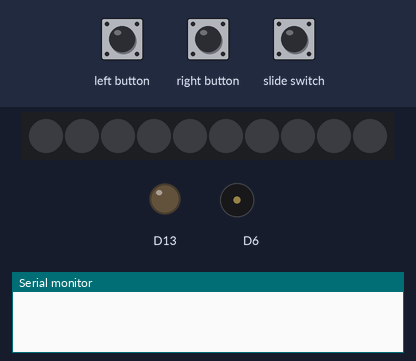
Simulated run of this sketch. Board: Adafruit Circuit Playground Express. Shown: 10 RGB LEDs in strip order, left to right, output pins drawn as LEDs (lit = HIGH), buzzer (waves = sounding), the last lines printed to the serial monitor. Inputs (shaded band) come from the test bench. Dim RGB values are drawn brighter than linear; random numbers use the default seed unless the sketch sets one.

Above: at 1.2 s.
1.3 s: left button pressed for 0.15 s
2.9 s: right button pressed for 0.15 s
4.5 s: slide switch pulsed LOW 2 times (0.12 s each, 0.3 s apart)
At 5.6 s:
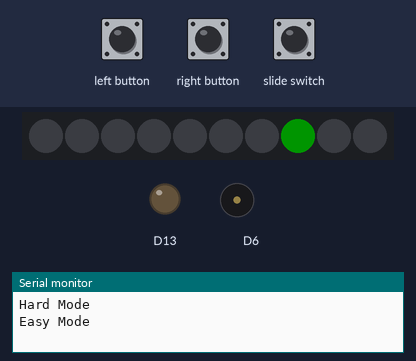
At 7.2 s:
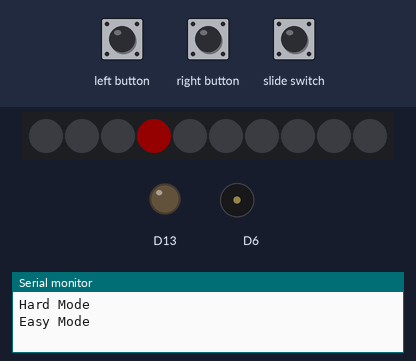
Timing chart, 0 to 9.8 s (numbered marks = the images above; inputs shaded):
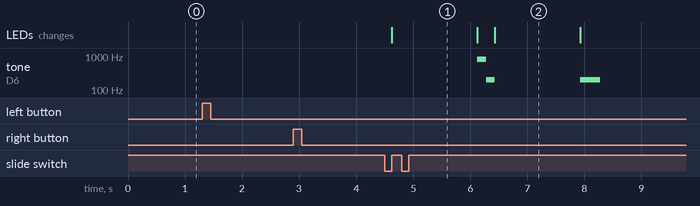

Measured:
- after the input at 4.5 s, tone on D6: plays 800 Hz for 0.15 s, 200 Hz for 0.15 s, 200 Hz for 0.35 s, starting after 1.6 s; the LEDs: change after 0.13 s (image 1)

The sketch:

Final_Project_ENGR103H.ino
```cpp
//All of the code in this file was written by me

#include <Adafruit_CircuitPlayground.h>

int reactionTime = 2000;
bool difficulty = false;
volatile bool switchFlag = false;
volatile bool leftButtonFlag = false;
volatile bool rightButtonFlag = false;
bool switchState;
bool pause = true;
bool buttonState = false;
bool leftButtonState = false;
bool rightButtonState = false;
int randomPixel;
int randomColor;
int randomDelay;
bool leftSide;
bool rightSide;
int counter = 0;

void setup() {
Serial.begin(9600);
CircuitPlayground.begin();
attachInterrupt(digitalPinToInterrupt(7),switchISR,CHANGE);
attachInterrupt(digitalPinToInterrupt(4),leftButtonISR,CHANGE);
attachInterrupt(digitalPinToInterrupt(5),rightButtonISR,CHANGE);
}

void switchISR(){ // This ISR activates when the switch moves
  switchFlag = true;
}

void leftButtonISR(){ // This ISR activates when the left button moves
  leftButtonFlag = true;
}

void rightButtonISR(){ // This ISR activates when the right button moves
  rightButtonFlag = true;
}

void happySound(){ // This function plays when you successfully react.
  CircuitPlayground.playTone(800,150);
  CircuitPlayground.playTone(200,150); // Happy tune
  leftButtonFlag = false;
  rightButtonFlag = false;
  leftSide = false;
  rightSide = false; // Reset all boolean values to false for next reaction.
  counter = counter+1; // Increases score by one
}

void sadSound(){ // This function plays when you fail to react.
  CircuitPlayground.playTone(200,175);
  CircuitPlayground.playTone(200,175); // Sad tune
  leftButtonFlag = false;
  rightButtonFlag = false;
  leftSide = false;
  rightSide = false; // Reset all boolean values to false for next game.
  Serial.print("Game over. You score was ");
  Serial.println(counter); // Prints your score for you to read in serial monitor.
  counter = 0; // Resets score for next game.
  pause = true; // Pauses game.
}

void loop() {

if(switchFlag == true){
  delay(5);
  switchState = digitalRead(7);
  if(switchState == HIGH){
    pause = false; // If the switch is to the left, and it has moves, the game will not be paused.
  }
  else{
    pause = true; // If the switch is to the right, or it has not been moved, the game will be paused.
  }
  switchFlag = false; // Resets switch ISR flag
}

if(pause == true){ // This section of code just says that if either button is pressed when the game is paused, the difficulty will change.
  if(leftButtonFlag == true||rightButtonFlag == true){
    delay(5);
    leftButtonState = digitalRead(4);
    rightButtonState = digitalRead(5);
    if(leftButtonState == HIGH ||rightButtonState == HIGH){
      if(difficulty == false){
        difficulty = true;
        leftButtonFlag = false;
        rightButtonFlag = false;
        Serial.println("Hard Mode");
      }
      else{
        difficulty = false;
        leftButtonFlag = false;
        rightButtonFlag = false;
        Serial.println("Easy Mode");
      }
    }
  }
}

if(difficulty == false){
  reactionTime = 1500; // If it is easy mode, you will have 1.5 seconds to react.
}
else{
  reactionTime = 500; // If it is hard mode, you will have 0.5 seconds to react.
}

if(pause == false){ // This section of code is the actual game.
    randomPixel = random(0,10);
    randomColor = random(0,2);
    if(randomColor == 0){
      CircuitPlayground.setPixelColor(randomPixel,255,0,0);
    }
    else{
      CircuitPlayground.setPixelColor(randomPixel,0,255,0);
    } /*The above lines of code create a 50% chance that the light will be green, and a 50% chance that the light will be red. If random color is zero, the light will be red.
         If random color is one, the light will be green. The pixel that is lit up is also random.*/
    delay(reactionTime); // The delay that defines the difficuly of the game is here.
  if(randomPixel <= 4){
    leftSide = true;
  }
  else if(randomPixel >= 5){
    rightSide = true;
    leftSide = false;
  }
    CircuitPlayground.clearPixels();
  if(leftSide == true){
    if(randomColor == 0){
      if(leftButtonFlag == true && rightButtonFlag == false){
        sadSound(); // If the light was on the left and was red, and you pressed only the left button, you fail.
      }
      else if(rightButtonFlag == true && leftButtonFlag == false){
        happySound(); // If the light was on the left and was red, and you pressed only the right button, you succeed.
      }
      else if(rightButtonFlag == true && leftButtonFlag == true){
        sadSound(); // If the light was on the left and was red, and you pressed both buttons you fail.
      }
      else if(rightButtonFlag == false && leftButtonFlag == false){
        sadSound(); // If the light was on the left and was red, and you didn't press any buttons you fail.
      }
    }
    else if(randomColor == 1){ //If you
      if(leftButtonFlag == true && rightButtonFlag == false){
        happySound(); // If the light was on the left and was green, and you pressed only the left button, you succeed.
      }
      else if(rightButtonFlag == true && leftButtonFlag == false){
        sadSound(); // If the light was on the left and was green, and you pressed only the right button, you fail.
      }
      else if(rightButtonFlag == true && leftButtonFlag == true){
       sadSound(); // If the light was on the left and was green, and you pressed both buttons, you fail.
      }
      else if(rightButtonFlag == false && leftButtonFlag == false){
        sadSound(); // If the light was on the left and was green, and you pressed neither buttons, you fail.
      }
    }
  } // Extrapolate the above comments below to the section of the code if a light on the right was lit up.
  if(rightSide == true){
    if(randomColor == 0){
      if(leftButtonFlag == true && rightButtonFlag == false){
        happySound();
      }
      else if(rightButtonFlag == true && leftButtonFlag == false){
        sadSound();
      }
      else if(rightButtonFlag == true && leftButtonFlag == true){
        sadSound();
      }
      else if(rightButtonFlag == false && leftButtonFlag == false){
        sadSound();
      }
    }
    else if(randomColor == 1){
      if(leftButtonFlag == true && rightButtonFlag == false){
        sadSound();
      }
      else if(rightButtonFlag == true && leftButtonFlag == false){
        happySound();
      }
      else if(rightButtonFlag == true && leftButtonFlag == true){
        sadSound();
      }
      else if(rightButtonFlag == false && leftButtonFlag == false){
        sadSound();
      }
    }
  }
}
}
```
